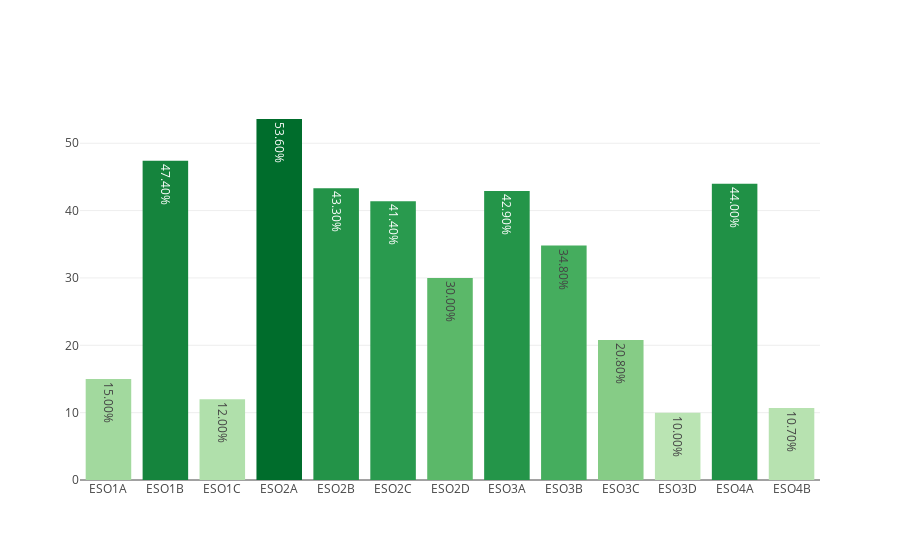

The cell this chart's notebook holds for it:
### Markdown cell above
## ESO

### Code cell
dfc_ESO = loaders.get_data_by_stages(dfc, 'ESO')
myplotly.bar_simple(dfc_ESO.index, dfc_ESO['éxito'])

### Figure 1 — Plotly figure (JSON) as saved in the notebook; plotly's stock layout.template omitted (floating-point values rounded to 4 significant figures)
{"data": [{"hoverinfo": "x+text", "marker": {"color": [15, 47.4, 12, 53.6, 43.3, 41.4, 30, 42.9, 34.8, 20.8, 10, 44, 10.7], "colorscale": [[0, "rgb(186,228,179)"], [0.3333, "rgb(116,196,118)"], [0.6667, "rgb(49,163,84)"], [1, "rgb(0,109,44)"]]}, "text": ["15.00%", "47.40%", "12.00%", "53.60%", "43.30%", "41.40%", "30.00%", "42.90%", "34.80%", "20.80%", "10.00%", "44.00%", "10.70%"], "type": "bar", "uid": "accfb73a-a082-49e3-997e-42e87fb572ad", "x": ["ESO1A", "ESO1B", "ESO1C", "ESO2A", "ESO2B", "ESO2C", "ESO2D", "ESO3A", "ESO3B", "ESO3C", "ESO3D", "ESO4A", "ESO4B"], "y": [15, 47.4, 12, 53.6, 43.3, 41.4, 30, 42.9, 34.8, 20.8, 10, 44, 10.7]}], "layout": {"title": {"text": ""}}}
